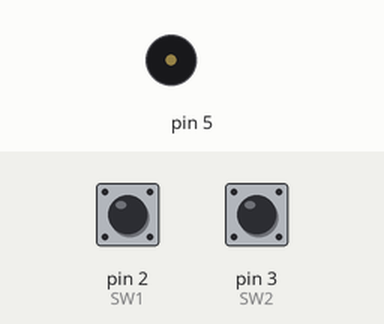
This sketch was run on a simulated Arduino Uno, built with avr-gcc and run on an emulated ATmega328P. Parts: buzzer (waves = sounding). Inputs (shaded band) come from the test bench; at power-on: pin 2 (SW1) HIGH, pin 3 (SW2) LOW.

Above: at 1.4 s.
1.5 s: pin 2 (SW1) pulled LOW for 3.2 s
Timing chart, 0 to 13.0 s (numbered marks = the images above; inputs shaded):
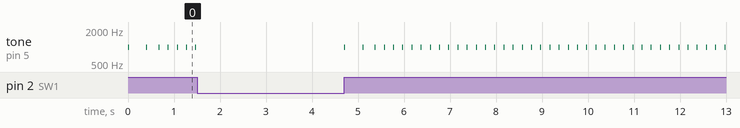

The sketch:

practice_ems_piazo3.ino
```cpp
// 후진 주차 경고시스템2
// Easy module Shield 버튼과 부저를 이용하여 차량의 전진/후진 상태를 구현하시오.
// 1. SW1(D2)을 누르면 전진 기어로 설정한다.
// 2. SW(D3)을 누르면 후진 기어로 설정한다.
//    - 후진 단계는 총 3단계로 구성한다.
//    - SW2를 누를 때마다 후진 1단계 -> 2단계 -> 3단계 -> 1단계 순으로 변경한다.
// 3. 후진 단계가 높아질수록 부저의 경고음 간격이 점점 빨라지도록 구현한다.
// * SW1, SW2 버튼은 눌렀을 때 LOW(0)가 입력된다.
// tone()과 noTone() 함수를 사용한다.

int gear = 0; // 정차: 0 전진: 1, 후진 1단계: 2, 후진 2단계: 3, 후진 3단계: 4

void setup() {
  // put your setup code here, to run once:
  pinMode(2, INPUT); // SW1, input Switch버튼
  pinMode(3, INPUT); // SW2, input Switch버튼
  pinMode(5, OUTPUT); // 부저 핀을 출력 모드로 설정
}

void loop() {
  // put your main code here, to run repeatedly:
  if (digitalRead(2) == LOW){
    gear = 1;
  }else if (digitalRead(3) == LOW){
    if (gear == 0 || gear == 1){
      gear = 2;
    }else if (gear <4){
      gear += 1;
    }
  }

  if (gear == 0 || gear == 1){
    noTone(5);
  }else{
    tone(5, 1000, 20);
    delay(800 / gear);
  }

}
```
